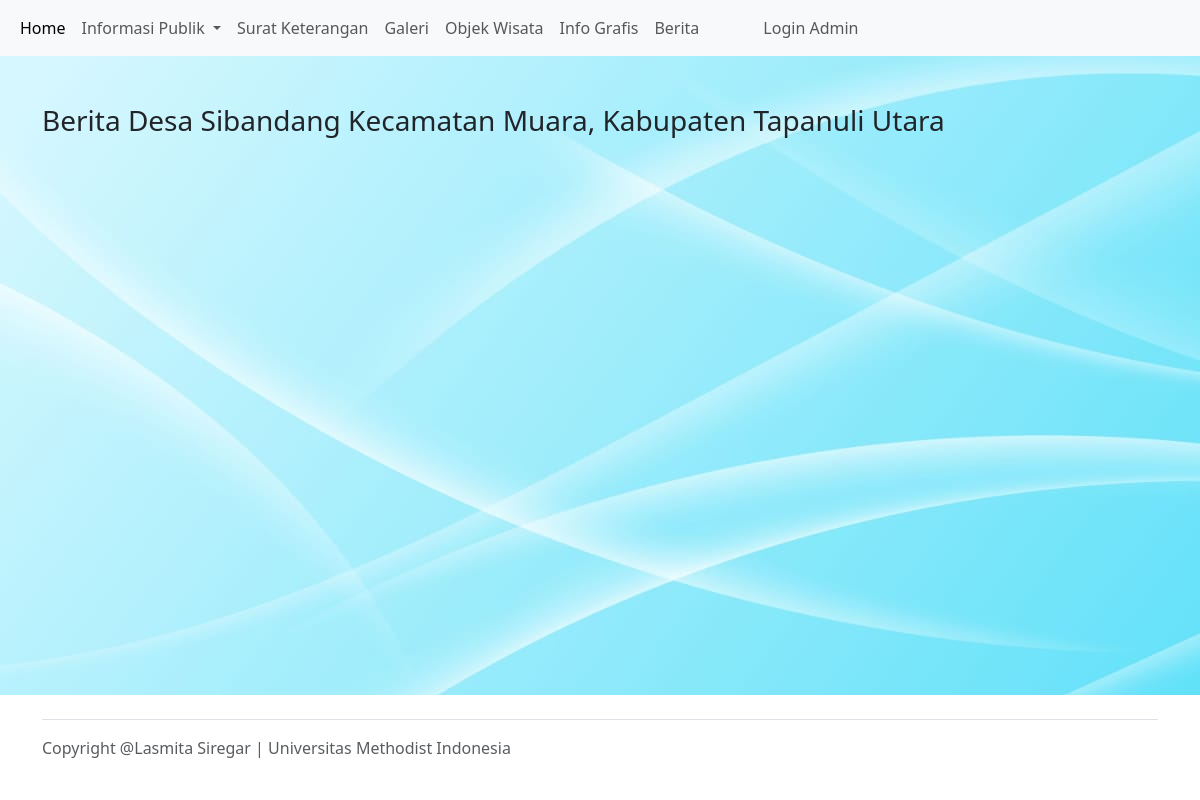
The app's page /user/berita.php, older data.
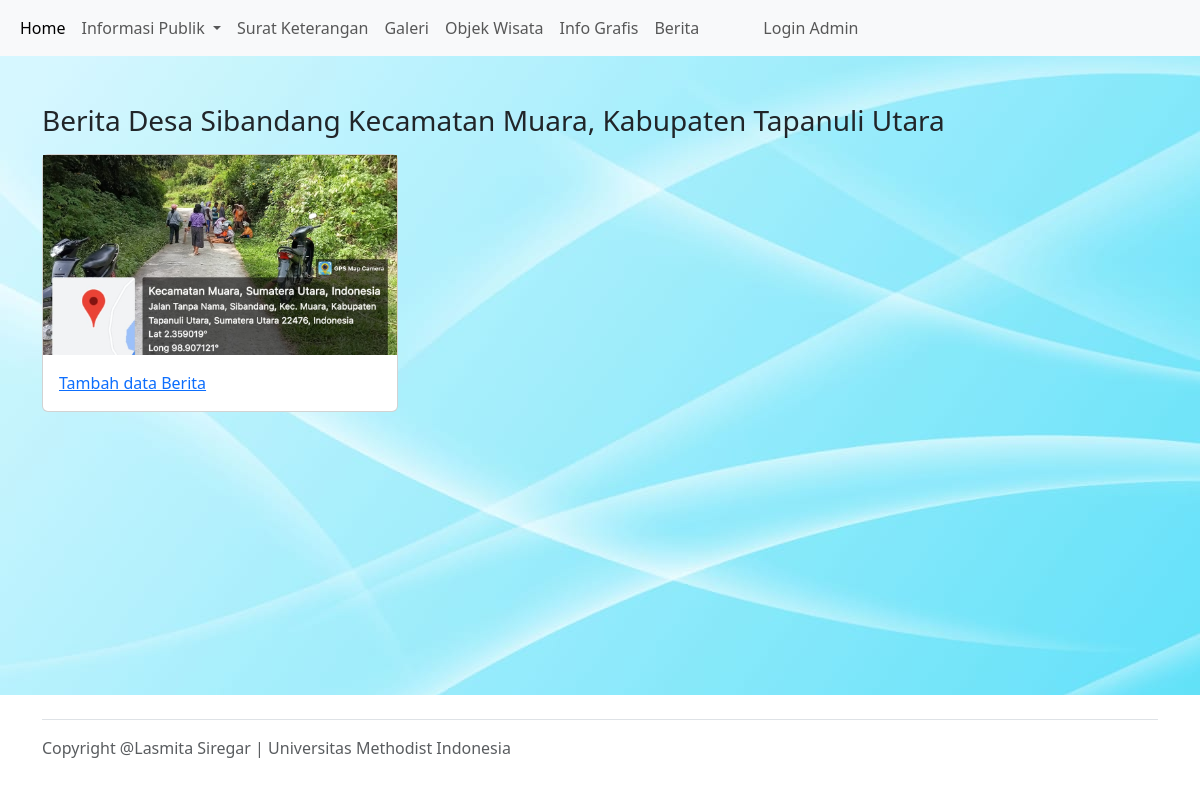
The same page, newer data.
### tables this page shows
CREATE TABLE `berita` (
  `id_berita` int NOT NULL,
  `slug_berita` varchar(255) NOT NULL,
  `judul_berita` varchar(255) NOT NULL,
  `gambar_berita` varchar(255) NOT NULL,
  `isi_berita` text NOT NULL,
  `waktu_berita` datetime NOT NULL DEFAULT CURRENT_TIMESTAMP,
  `user_id` int NOT NULL
);

### user/berita.php (the view, shortened to what this page needs)
<!doctype html>
<html lang="en">
<head>
    <link href="https://cdn.jsdelivr.net/npm/bootstrap@5.3.0-alpha1/dist/css/bootstrap.min.css" rel="stylesheet">
</head>
<body style="background-image: url('../bg2.jpeg');">
    <?php include "navbar.php"; ?>
    <?php
    include('../config/koneksi.php');
    $query = "SELECT * FROM berita";
    $hasil = mysqli_query($db, $query);
    $data_berita = array();
    while ($row = mysqli_fetch_assoc($hasil)) {
        $data_berita[] = $row;
    }
    ?>
    <div class="container my-5">
        <h3 class="my-3">
            Berita Desa Sibandang
            Kecamatan Muara, Kabupaten Tapanuli Utara
        </h3>
        <div class="row justify-content-start">
            <?php foreach ($data_berita as $berita) : ?>
                <div class="col-4 mb-3">
                    <div class="card">
                        <img src="../assets/upload/<?= $berita['gambar_berita'] ?>" alt="<?= $berita['judul_berita'] ?>" class="img-fluid w-2000 mb-150 equal-image img-responsive" class="card-img-top">
                        <div class="card-body">
                            <a href="detail-berita.php?id_berita=<?= $berita['id_berita'] ?>" class="card-text"><?= $berita['judul_berita'] ?></a>
                        </div>
                    </div>
                </div>
            <?php endforeach ?>
        </div>
    </div>
    <br><br>
    <footer class="footer bg-white w-100" style="position:fixed;bottom:0;width:100%;">
        <div class="container">
            <footer class="d-flex justify-content-between py-3 my-4 border-top">
                <p class=" mb-0 text-muted">Copyright @Lasmita Siregar | Universitas Methodist Indonesia</p>
            </footer>
        </div>
    </footer>
</body>
</html>

### user/navbar.php (shortened to what this page needs)
<nav class="navbar navbar-expand-lg bg-body-tertiary">
    <div class="container-fluid">
        <div class="collapse navbar-collapse" id="navbarNavDropdown">
            <ul class="navbar-nav">
                <li class="nav-item">
                    <a class="nav-link active" aria-current="page" href="index.php">Home</a>
                </li>
                <li class="nav-item dropdown">
                    <a class="nav-link dropdown-toggle" href="#" role="button" data-bs-toggle="dropdown" aria-expanded="false">
                        Informasi Publik
                    </a>
                </li>
                <li class="nav-item">
                    <a class="nav-link" href="surat.php">Surat Keterangan</a>
                </li>
                <li class="nav-item">
                    <a class="nav-link" href="galeri.php">Galeri</a>
                </li>
                <li class="nav-item">
                    <a class="nav-link" href="potensi.php">Objek Wisata</a>
                    </li>
                <li class="nav-item">
                    <a class="nav-link" href="demografis.php">Info Grafis</a>
                </li>
                <li class="nav-item">
                    <a class="nav-link" href="berita.php">Berita</a>
                </li>
                <li class="nav-item ms-5">
                    <a class="nav-link" href="../pages/login/">Login Admin</a>
                </li>
            </ul>
        </div>
    </div>
</nav>

### user/berita.php (style rules this page uses)
.equal-image { height: auto; max-height: 200px; object-fit: cover; }

Row changes from the older to the newer data that the page shows:
added berita: gambar_berita (picture), judul_berita "Tambah data Berita"
